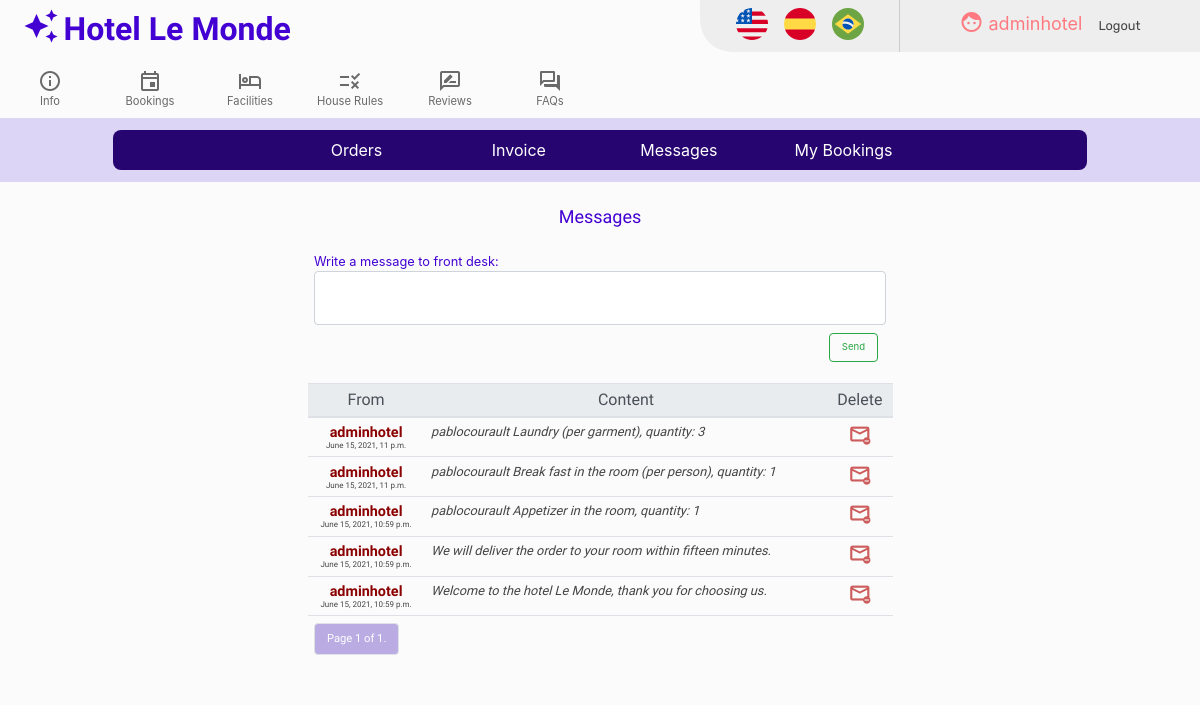
The page /messages (signed in) on the database its author committed.
### hotel/models.py (models this page shows, shortened)
class User(AbstractUser):
       def __str__(self):
        return f"{self.username}"

class Messages(models.Model):
       user = models.ForeignKey(User, on_delete=models.DO_NOTHING, blank=False, related_name='user_from',)
       date = models.DateTimeField(default=now, editable=False)
       addressee = models.ForeignKey(User, on_delete=models.DO_NOTHING, blank=False, related_name='user_to',)
       message = models.CharField(max_length=512, blank=False)
       state = models.CharField(max_length=1, blank=False, default="u")

### hotel/views.py (the view)
# urls.py: path("messages", views.messages, name="messages"),
@csrf_exempt
@login_required
def messages(request):
    adminhotel = User.objects.get(username='adminhotel')
    Messages.objects.filter(user=adminhotel, addressee=request.user).filter(state='u').update(state='r')
    messages = Messages.objects.filter(Q(user=request.user) | Q(addressee=request.user)).order_by('-date')
    paginator = Paginator(messages, 10) # Show 10 messages per page.
    page_number = request.GET.get('page')
    page_obj = paginator.get_page(page_number)
    return render(request, "hotel/messages.html", {'page_obj': page_obj})

### hotel/templates/hotel/messages.html (shortened to what this page needs)
{% extends "hotel/layout.html" %}
{% load i18n %}
{% load static %}
{% block body %}
<div class="row">
    <div class="col-lg-12 col-sm-12 messages-title">
    {% translate 'Messages' %}
    </div>
</div>
<div class="row">
    <div class="col-lg-3 col-sm-12">
    </div>
<div class="col-lg-6 col-sm-12">
  <div id="messages-forms">
    <div class="messages-textarea-title">
        {% translate 'Write a message to front desk:' %}
    </div>
    <div>
        <textarea class="form-control" rows="2" id="messages-textarea" maxlength="512"></textarea>
    </div>
    <div>
       <button type="button" class="btn btn-outline-success messages-btn btn-checkin"> {% translate 'Send' %} </button>
    </div>
  </div>
{% if page_obj %}
<table class="table" id="messages-table">
<thead class="thead-light">
    <th scope="col"> {% translate 'From' %} </th>
    <th scope="col"> {% translate 'Content' %} </th>
    <th scope="col"> {% translate 'Delete' %} </th>
 </thead>
<tbody>
{% for message in page_obj %}
   <tr id="message-row-{{message.id}}">
       {% if message.user == request.user %}
       <td><text class="messages-guests">{{ message.user }}</text>
       {% else %}
       <td><text class="messages-hotel">{{ message.user }}</text>
       {% endif %}
       <br>
           <text class="messages-date">{{ message.date }}</text></td></td>
       {% if message.user == request.user %}
       <td><text class="messages-comment">{{ message.message }}</text></td>
       {% else %}
       <td><text class="messages-comment-hotel">{{ message.message }}</text></td>
       {% endif %}
       <td>
        <div class="booking-tooltip">
        <span class="material-icons-outlined messages-delete" data-id="{{message.id}}">unsubscribe</span>
      </div>
      </td>
   </tr>
{% endfor %}
   <tr>
   <td colspan="3">
     <nav>
      <ul class="pagination">
              <li class="page-item">
                <a class="page-link reviews-active" href=""> {% translate 'Page' %} {{ page_obj.number }} {% translate 'of' %} {{ page_obj.paginator.num_pages }}.</a>
              </li>
      </ul>
    </nav>
   </td>
   </tr>
</tbody>
</table>
{% endif %}
</div>
<div class="col-lg-3 col-sm-12">
</div>
</div>
{% endblock %}

### hotel/templates/hotel/layout.html (shortened to what this page needs)
{% load static %}
{% load i18n %}
<!DOCTYPE html lang="en">
<html>
    <head>
        <link rel="stylesheet" href="https://stackpath.bootstrapcdn.com/bootstrap/4.4.1/css/bootstrap.min.css">
        <link href="{% static 'hotel/styles.css' %}" rel="stylesheet">
    </head>
    <body>
        <div class="container-fluid" id="container-header-div">
            <div class="row cabecera">
                <div class="col-lg-4 col-sm-6">
                    <a href="{% url 'index' %}" ><i class="material-icons" id="logo">auto_awesome</i>
                    <text class="logo">Hotel Le Monde</text></a>
                </div>
                <div class="col-lg-3 col-sm-12" id="space-div">
                </div>
                <div  class="col-lg-2 col-sm-6" id="autogestion-bar-div">
                    <span class="autogestion-item">
                     <form action="{% url 'set_language' %}" method="post" class="language">{% csrf_token %}
                           <input type="image" name="submit" src="/static/images/usc.svg" />
                     </form>
                    </span>
                    <span class="autogestion-item">
                    <form action="{% url 'set_language' %}" method="post" class="language">{% csrf_token %}
                            <input type="image" name="submit" src="/static/images/esc.svg" />
                    </form>
                    </span>
                    <span class="autogestion-item">
                    <form action="{% url 'set_language' %}" method="post" class="language">{% csrf_token %}
                            <input type="image" name="submit" src="/static/images/brc.svg" />
                    </form>
                    </span>
                </div>
                <div  class="col-lg-3 col-sm-12" id="name-actions-div">
                {% if user.is_authenticated %}
                    <div id="user-authenticated">
                    <span class="autogestion-item">
                        <i class="material-icons icono"> face </i> {{ user.username }}
                    </span>
                    </div>
                {% endif %}
                {% if user.is_authenticated %}
                    <span class="autogestion-item">
                        <a href="{% url 'logout' %}">{% translate 'Logout' %}</a>
                    </span>
                {% endif %}
            </div>
        </div>
        <div class="row cabecera" id="header-info-row">
            <div class="col-lg-1 col-sm-3 header-info-col">
                <a href="{% url 'info' %}">
                <div class="header-info-links">
                <div class="material-icons-outlined header-info-icons">info</div>
                <div>{% translate 'Info' %}</div>
                </div>
                </a>
            </div>
            <div class="col-lg-1 col-sm-3 header-info-col">
                <a href="{% url 'bookings' %}">
                <div class="header-info-links">
                <div class="material-icons-outlined header-info-icons">event</div>
                <div>{% translate 'Bookings' %}</div>
                </div>
                </a>
            </div>
            <div class="col-lg-1 col-sm-3 header-info-col">
                <a href="{% url 'facilities' %}">
                <div class="header-info-links">
                <div class="material-icons-outlined header-info-icons">hotel</div>
                <div>{% translate 'Facilities' %}</div>
                </div>
                </a>
            </div>
            <div class="col-lg-1 col-sm-3 header-info-col">
                <a href="{% url 'houserules' %}">
                <div class="header-info-links">
                <div class="material-icons-outlined header-info-icons">rule</div>
                <div>{% translate 'House Rules' %}</div>
                </div>
                </a>
            </div>
            <div class="col-lg-1 col-sm-3 header-info-col">
                <a href="{% url 'reviews' %}">
                <div class="header-info-links">
                <div class="material-icons-outlined header-info-icons">rate_review</div>
                <div>{% translate 'Reviews' %}</div>
                </div>
                </a>
            </div>
            <div class="col-lg-1 col-sm-3 header-info-col">
                <a href="{% url 'faqs' %}">
                <div class="header-info-links">
                <div class="material-icons-outlined header-info-icons">question_answer</div>
                <div>{% translate 'FAQs' %}</div>
                </div>
                </a>
            </div>
        </div>
        <div class="row cabecera" id="header-option-row">
            <div class="col-lg-12 col-sm-12 header-options-col">
                {% if user.is_authenticated %}
                <div class="row">
                <div class="col-lg-2 sm-4 header-options-col-item" id="col-item-1"></div>
                <div class="col-lg-2 sm-4 header-options-col-item" id="col-item-2"><a href="{% url 'orders' %}" class="header-bookings-link">{% translate 'Orders' %}</a></div>
                <div class="col-lg-2 sm-4 header-options-col-item" id="col-item-3"><a href="{% url 'invoice' %}" class="header-bookings-link">{% translate 'Invoice' %}</a></div>
                <div class="col-lg-2 sm-4 header-options-col-item" id="col-item-4"><a href="{% url 'messages' %}" class="header-bookings-link">{% translate 'Messages' %}</a>&nbsp;<sup id="messages-unreaded"></sup></div>
                <div class="col-lg-2 sm-4 header-options-col-item" id="col-item-5"><a href="{% url 'mybookings' %}" class="header-bookings-link">{% translate 'My Bookings' %}</a></div>
                <div class="col-lg-2 sm-4 header-options-col-item" id="col-item-6"></div>
                </div>
                {% endif %}
            </div>
        </div>
            {% block body %}
            {% endblock %}
        </div>
    </body>
</html>

### hotel/static/hotel/styles.css (style rules this page uses)
body { background-color: #FBFBFB !important; padding: 0; overflow-x: hidden; overflow-y: scroll; }
#container-header-div { padding: 0 }
.cabecera { justify-content:baseline; padding: 0 0 8px; margin: 0; align-items: stretch; }
#logo { cursor: pointer; color: #4300D2; font-size: 36px; vertical-align:text-bottom; padding: 8px 0 0 8px; }
.logo { font-family: 'Comfortaa', cursive; font-size: xx-large; font-weight: bold; cursor: pointer; color: #4300D2; }
.icono { vertical-align:text-bottom; }
#logo-div, #space-div, #name-actions-div { padding-top: 8px; }
@media only screen and (min-width: 768px) { #autogestion-bar-div { background-color: #EEE; border-bottom-left-radius: 32px; border-right: solid 1px #cccccc; padding-right: 8px; padding-left: 8px; display: inline-flex; justify-content: center; height: 52px; } }
#name-actions-div { background-color: #EEE; display: inline-flex; justify-content: center; height: 52px; }
.autogestion-item { padding: 8px 8px; }
.autogestion-item a { font-family: 'Rubik', sans-serif; font-size:0.8rem; color: #444; }
.autogestion-item input[type="image"] { padding-right: 16px; height: 32px; }
#user-authenticated { padding-top: 2px; font-size: large; color: #FF7A80; }
.language { height: 32px; width: 32px; display: block; cursor: pointer; }
#header-info-row { padding-top: 8px; }
.header-info-links { display:block; font-size: 0.7rem; text-align: center; color: dimgray; }
.header-info-icons { font-size: 24px; }
.header-options-col { background-color: #DDD5F5; padding: 12px 128px; }
.header-options-col-item { font-size: 16px; font-weight: normal; color: white; background-color: #270570; text-align: center; padding: 8px 0; cursor: pointer; }
a.header-bookings-link { color: white; }
@media only screen and (min-width: 768px) { #col-item-1 { border-top-left-radius: 8px; border-bottom-left-radius: 8px; } }
@media only screen and (min-width: 768px) { #col-item-6 { border-top-right-radius: 8px; border-bottom-right-radius: 8px; } }
.reviews-active { background: #BAACE3; color: white; }
.booking-title, .orders-title, .invoice-title, .messages-title, .reviews-title { font-family: 'Comfortaa', cursive; font-size: large; font-weight: normal; color: #4300D2; text-align: center; padding-top: 0.8rem; padding-bottom: 1rem; }
.booking-tooltip { position: relative; display: inline-block; cursor: pointer; }
#messages-table { margin-top: 3.2rem; }
#messages-table thead th { font-family: 'Comfortaa', cursive; font-size: 0,8rem; font-weight: normal; padding: 0.4rem; text-align: center; }
#messages-table tbody td { font-family: 'Comfortaa', cursive; font-size: 0.7rem; padding: 0.4rem; text-align: center; }
#messages-table tbody td:nth-child(2) { font-weight: lighter; text-align: left; }
.messages-guests { font-size: 0.9rem; font-weight: 900; color: darkred; }
.messages-date { font-size: 0.5rem; color: #444 }
.messages-comment { font-size: 0.8rem; font-style: italic; color: #444 }
.messages-delete { font-size: 1.6rem; color: indianred; cursor: pointer; }
.messages-textarea-title { font-size: 0.8rem; color: #4300D2; }
#messages-forms { padding: 0.4rem; justify-content: space-around; }
#messages-textarea { resize: none; font-family: 'Comfortaa', cursive; font-size: smaller; font-weight:lighter; color: #444 }
.messages-btn { font-size: 0.6rem; float: right; margin: 0.5rem }

### rows shown on the page
User: username "adminhotel"
Messages: user "adminhotel", date "June 15, 2021, 11 p.m.", message "pablocourault Laundry (per garment), quantity: 3"
Messages: user "adminhotel", date "June 15, 2021, 11 p.m.", message "pablocourault Break fast in the room (per person), quantity: 1"
Messages: user "adminhotel", date "June 15, 2021, 10:59 p.m.", message "pablocourault Appetizer in the room, quantity: 1"
Messages: user "adminhotel", date "June 15, 2021, 10:59 p.m.", message "We will deliver the order to your room within fifteen minutes."
Messages: user "adminhotel", date "June 15, 2021, 10:59 p.m.", message "Welcome to the hotel Le Monde, thank you for choosing us."

### other values the page prints
{{ page_obj.number }} "1"
{{ page_obj.paginator.num_pages }} "1"
